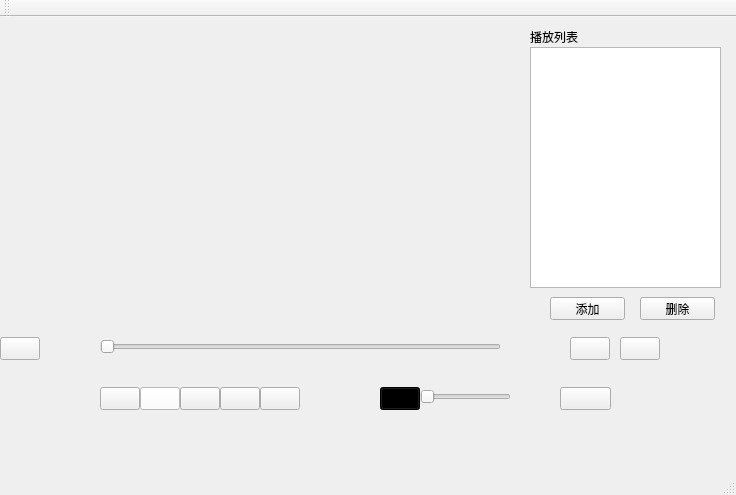
<?xml version="1.0" encoding="UTF-8"?>
<ui version="4.0">
 <class>MainWindow</class>
 <widget class="QMainWindow" name="MainWindow">
  <property name="geometry">
   <rect>
    <x>0</x>
    <y>0</y>
    <width>736</width>
    <height>495</height>
   </rect>
  </property>
  <property name="windowTitle">
   <string>MainWindow</string>
  </property>
  <widget class="QWidget" name="centralWidget">
   <widget class="QPushButton" name="manButton">
    <property name="geometry">
     <rect>
      <x>0</x>
      <y>320</y>
      <width>40</width>
      <height>23</height>
     </rect>
    </property>
    <property name="text">
     <string/>
    </property>
   </widget>
   <widget class="QPushButton" name="backButton">
    <property name="geometry">
     <rect>
      <x>100</x>
      <y>370</y>
      <width>40</width>
      <height>23</height>
     </rect>
    </property>
    <property name="text">
     <string/>
    </property>
   </widget>
   <widget class="QPushButton" name="lastButton">
    <property name="geometry">
     <rect>
      <x>140</x>
      <y>370</y>
      <width>40</width>
      <height>23</height>
     </rect>
    </property>
    <property name="styleSheet">
     <string notr="true">background-color: rgb(255, 255, 255);</string>
    </property>
    <property name="text">
     <string/>
    </property>
   </widget>
   <widget class="QPushButton" name="startButton">
    <property name="geometry">
     <rect>
      <x>180</x>
      <y>370</y>
      <width>40</width>
      <height>23</height>
     </rect>
    </property>
    <property name="text">
     <string/>
    </property>
   </widget>
   <widget class="QPushButton" name="nextButton">
    <property name="geometry">
     <rect>
      <x>220</x>
      <y>370</y>
      <width>40</width>
      <height>23</height>
     </rect>
    </property>
    <property name="text">
     <string/>
    </property>
   </widget>
   <widget class="QPushButton" name="fastButton">
    <property name="geometry">
     <rect>
      <x>260</x>
      <y>370</y>
      <width>40</width>
      <height>23</height>
     </rect>
    </property>
    <property name="text">
     <string/>
    </property>
   </widget>
   <widget class="QPushButton" name="kuaiButton">
    <property name="geometry">
     <rect>
      <x>570</x>
      <y>320</y>
      <width>40</width>
      <height>23</height>
     </rect>
    </property>
    <property name="text">
     <string/>
    </property>
   </widget>
   <widget class="QPushButton" name="shotscreenButton">
    <property name="geometry">
     <rect>
      <x>560</x>
      <y>370</y>
      <width>51</width>
      <height>23</height>
     </rect>
    </property>
    <property name="text">
     <string/>
    </property>
   </widget>
   <widget class="QPushButton" name="voiceButton">
    <property name="geometry">
     <rect>
      <x>380</x>
      <y>370</y>
      <width>40</width>
      <height>23</height>
     </rect>
    </property>
    <property name="styleSheet">
     <string notr="true">background-color: rgb(0, 0, 0);</string>
    </property>
    <property name="text">
     <string/>
    </property>
   </widget>
   <widget class="QLabel" name="label">
    <property name="geometry">
     <rect>
      <x>530</x>
      <y>10</y>
      <width>54</width>
      <height>20</height>
     </rect>
    </property>
    <property name="text">
     <string>播放列表</string>
    </property>
   </widget>
   <widget class="QSlider" name="horizontalSlider">
    <property name="geometry">
     <rect>
      <x>100</x>
      <y>320</y>
      <width>401</width>
      <height>20</height>
     </rect>
    </property>
    <property name="orientation">
     <enum>Qt::Horizontal</enum>
    </property>
   </widget>
   <widget class="QListWidget" name="listWidget">
    <property name="geometry">
     <rect>
      <x>530</x>
      <y>30</y>
      <width>191</width>
      <height>241</height>
     </rect>
    </property>
   </widget>
   <widget class="QSlider" name="voiceslider">
    <property name="geometry">
     <rect>
      <x>420</x>
      <y>370</y>
      <width>91</width>
      <height>19</height>
     </rect>
    </property>
    <property name="orientation">
     <enum>Qt::Horizontal</enum>
    </property>
   </widget>
   <widget class="QLabel" name="totletimeLable">
    <property name="geometry">
     <rect>
      <x>510</x>
      <y>320</y>
      <width>50</width>
      <height>16</height>
     </rect>
    </property>
    <property name="text">
     <string/>
    </property>
   </widget>
   <widget class="QWidget" name="widget" native="true">
    <property name="geometry">
     <rect>
      <x>10</x>
      <y>20</y>
      <width>481</width>
      <height>281</height>
     </rect>
    </property>
   </widget>
   <widget class="QPushButton" name="tingzhiButton">
    <property name="geometry">
     <rect>
      <x>620</x>
      <y>320</y>
      <width>40</width>
      <height>23</height>
     </rect>
    </property>
    <property name="text">
     <string/>
    </property>
   </widget>
   <widget class="QPushButton" name="addfileButton">
    <property name="geometry">
     <rect>
      <x>550</x>
      <y>280</y>
      <width>75</width>
      <height>23</height>
     </rect>
    </property>
    <property name="text">
     <string>添加</string>
    </property>
   </widget>
   <widget class="QPushButton" name="deleteButton">
    <property name="geometry">
     <rect>
      <x>640</x>
      <y>280</y>
      <width>75</width>
      <height>23</height>
     </rect>
    </property>
    <property name="text">
     <string>删除</string>
    </property>
   </widget>
   <widget class="QLabel" name="precentLable">
    <property name="geometry">
     <rect>
      <x>500</x>
      <y>340</y>
      <width>40</width>
      <height>16</height>
     </rect>
    </property>
    <property name="text">
     <string/>
    </property>
   </widget>
   <widget class="QLabel" name="currenttimeLable">
    <property name="geometry">
     <rect>
      <x>40</x>
      <y>322</y>
      <width>50</width>
      <height>20</height>
     </rect>
    </property>
    <property name="text">
     <string/>
    </property>
   </widget>
  </widget>
  <widget class="QMenuBar" name="menuBar">
   <property name="geometry">
    <rect>
     <x>0</x>
     <y>0</y>
     <width>736</width>
     <height>23</height>
    </rect>
   </property>
  </widget>
  <widget class="QToolBar" name="mainToolBar">
   <attribute name="toolBarArea">
    <enum>TopToolBarArea</enum>
   </attribute>
   <attribute name="toolBarBreak">
    <bool>false</bool>
   </attribute>
  </widget>
  <widget class="QStatusBar" name="statusBar"/>
 </widget>
 <layoutdefault spacing="6" margin="11"/>
 <resources/>
 <connections/>
</ui>
